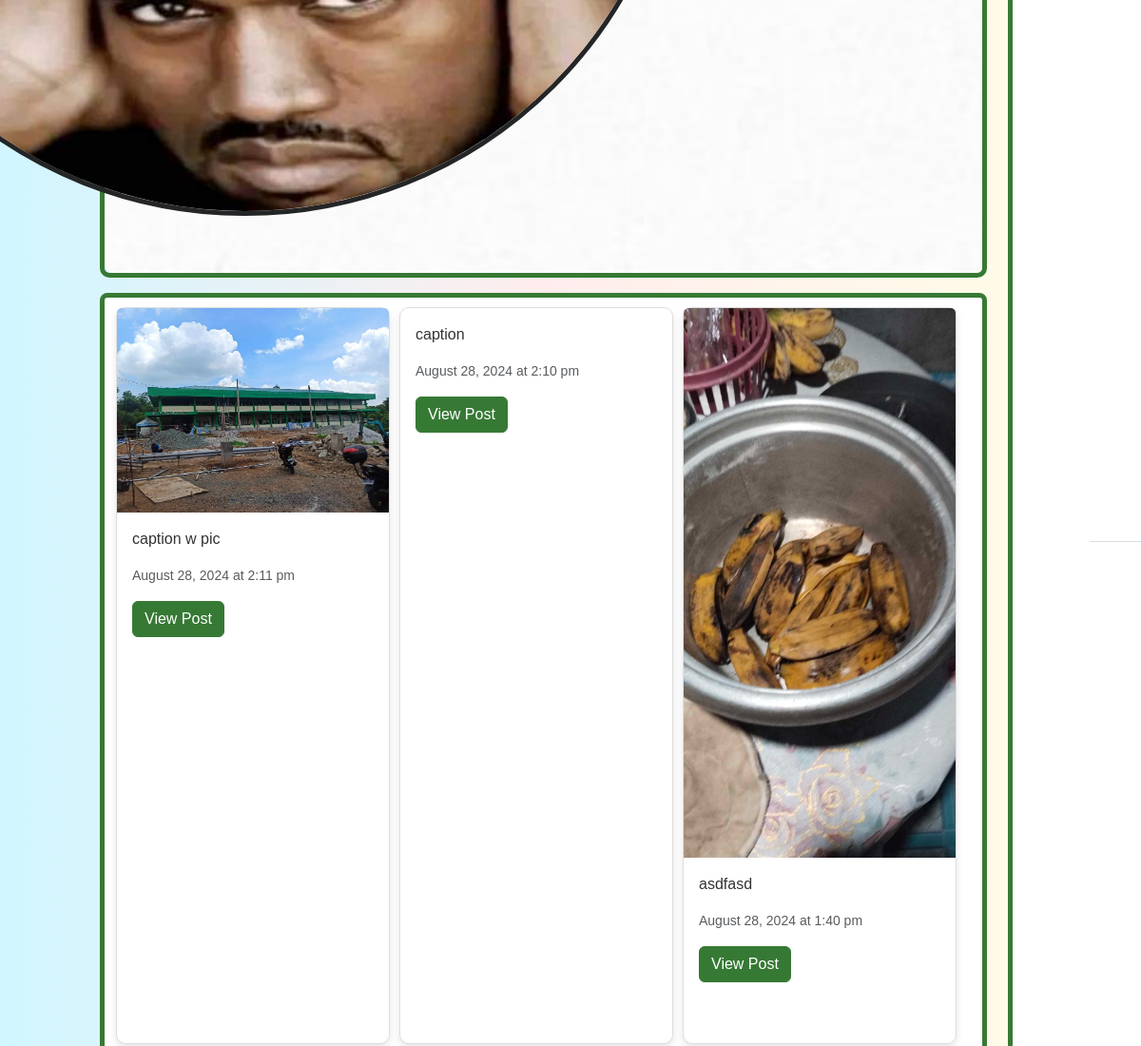
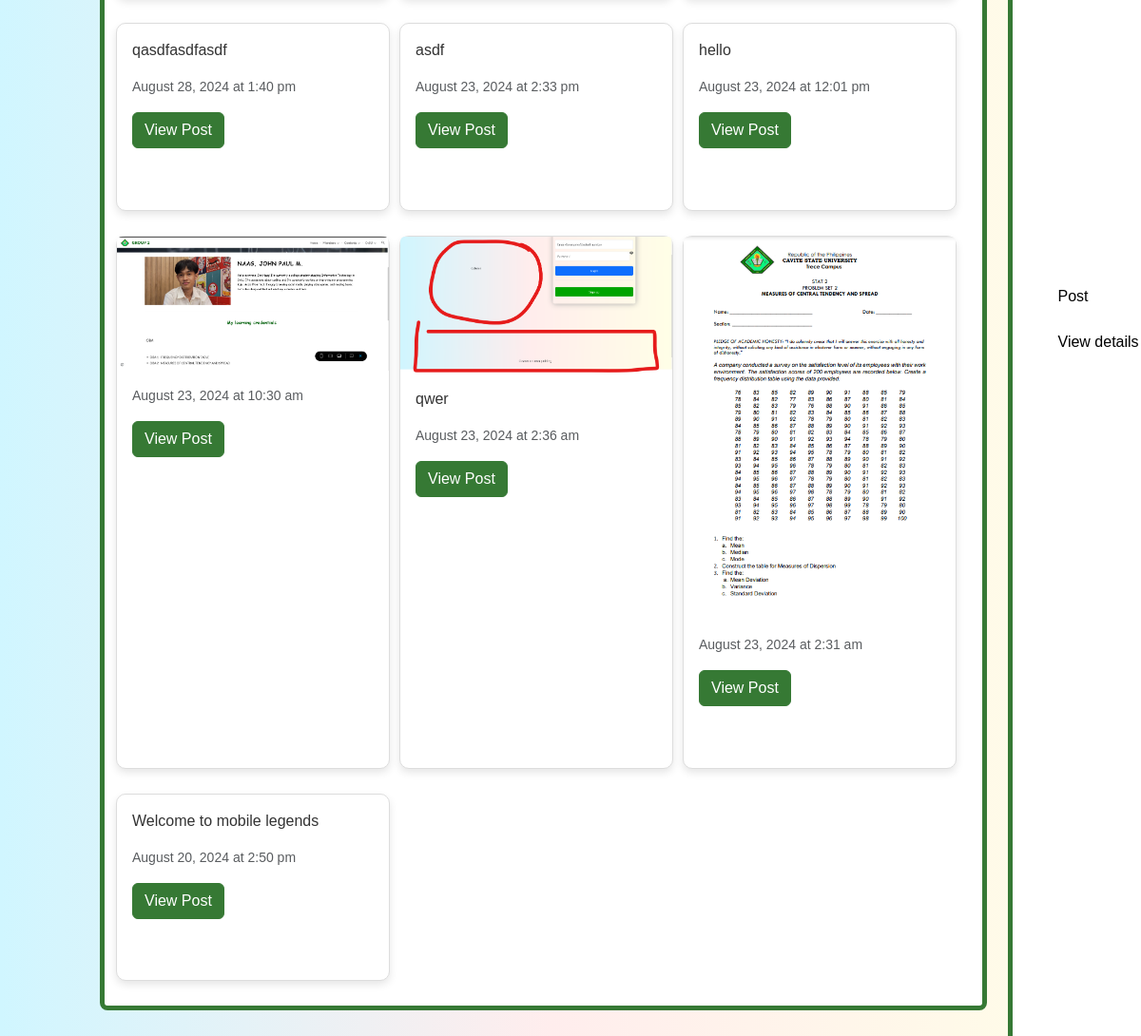
The page /users/other_profile.php?user_no=50 (signed in, lower part) on the database as committed earlier (2 pictures, top to bottom).
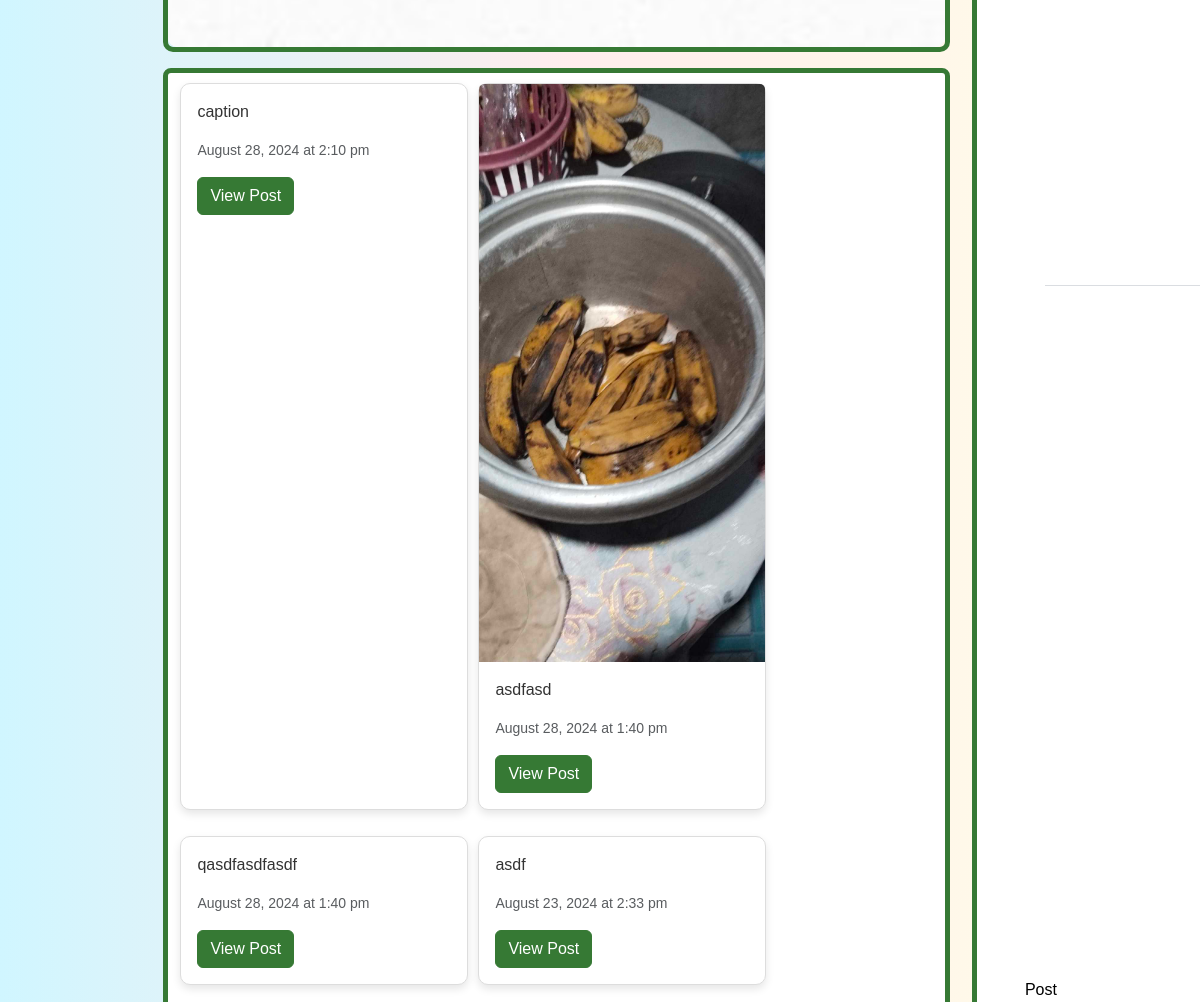
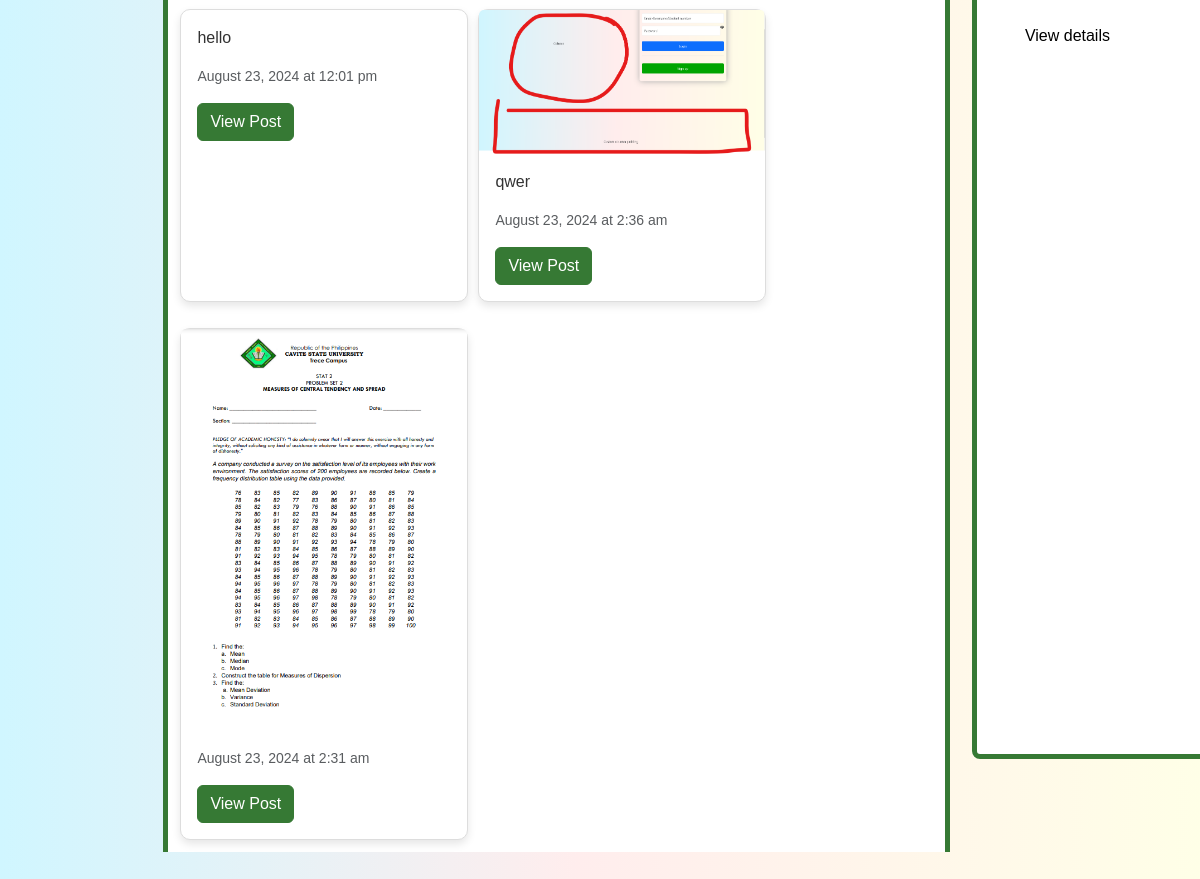
The same page on the database as committed later (2 pictures, top to bottom).
### tables this page shows
CREATE TABLE `user_registration` (
  `user_no` int(11) NOT NULL,
  `user_ip` varchar(255) NOT NULL,
  `user_ID` varchar(255) NOT NULL,
  `email` varchar(255) NOT NULL,
  `student_no` varchar(13) NOT NULL,
  `fname` varchar(255) NOT NULL,
  `lname` varchar(255) NOT NULL,
  `bday` date NOT NULL,
  `gender` varchar(20) NOT NULL,
  `coverphoto` varchar(250) NOT NULL,
  `profilepicture` varchar(250) NOT NULL,
  `created_at` timestamp NOT NULL DEFAULT current_timestamp(),
  `updated_at` timestamp NOT NULL DEFAULT current_timestamp() ON UPDATE current_timestamp(),
  `user_password` varchar(255) NOT NULL
);

CREATE TABLE `posts` (
  `post_id` int(11) NOT NULL,
  `user_no` int(11) DEFAULT NULL,
  `relation` varchar(10) DEFAULT NULL,
  `services` varchar(10) DEFAULT NULL,
  `caption` text DEFAULT NULL,
  `postphoto` varchar(255) DEFAULT NULL,
  `timestamp` timestamp NOT NULL DEFAULT current_timestamp(),
  `deleted_at` timestamp NULL DEFAULT NULL
);

### include/profileincluded/otherusers/otherposts.php (the view, shortened to what the changed rows need)
<?php if (!empty($posts)): ?>
    <?php foreach ($posts as $post): ?>
        <?php
        $timestamp = htmlspecialchars($post['timestamp']);
        $postphoto = htmlspecialchars($post['postphoto']);
        $caption = htmlspecialchars($post['caption']);
        $dateTime = new DateTime($timestamp);
        $formattedDate = $dateTime->format('F j, Y');
        $formattedTime = $dateTime->format('g:i a');
        $hasText = !empty(trim($caption));
        $hasImage = !empty(trim($postphoto));
        ?>
        <div class="card" style="width: 18rem;">
            <?php if ($hasImage): ?>
                <img src="../include/posts_images/<?php echo $postphoto; ?>" class="card-img-top" alt="Post Image">
            <?php endif; ?>
            <div class="card-body">
                <?php if ($hasText): ?>
                    <p class="card-text"><?php echo nl2br(htmlspecialchars($caption)); ?></p>
                <?php endif; ?>
                <p class="card-text"><small class="text-muted"><?php echo $formattedDate . ' at ' . $formattedTime; ?></small></p>
                <a href="#" class="btn btn-primary">View Post</a>
            </div>
        </div>
    <?php endforeach; ?>
<?php else: ?>
    <p>No posts available.</p>
<?php endif; ?>

### users/other_profile.php (shortened to what the changed rows need)
<?php
require_once '../include/connect.php';
require_once '../include/bootsrap.php';
$other_user_no = isset($_GET['user_no']) ? intval($_GET['user_no']) : null;
if ($other_user_no !== null) {
    $sql = "SELECT profilepicture, coverphoto FROM user_registration WHERE user_no = ?";
    $stmt = $con->prepare($sql);
    $stmt->bind_param("i", $other_user_no);
    $stmt->execute();
    $result = $stmt->get_result();
    if ($row = $result->fetch_assoc()) {
        $other_profilepicture = htmlspecialchars($row['profilepicture'], ENT_QUOTES, 'UTF-8');
    } else {
        $other_profilepicture = 'profile.jpg';
        $other_coverphoto = 'default_coverphoto.jpg';
    }
} else {
    $other_profilepicture = 'profile.jpg';
    $other_coverphoto = 'default_coverphoto.jpg';
}
if ($other_user_no) {
    $posts = [];
    $query = "SELECT * FROM posts WHERE user_no = ? AND deleted_at IS NULL ORDER BY timestamp DESC";
    $stmt = $con->prepare($query);
    $stmt->bind_param('i', $other_user_no);
    $stmt->execute();
    $result = $stmt->get_result();
    while ($post = $result->fetch_assoc()) {
        $posts[] = $post;
    }
}
$showPosts = !isset($_GET['othereditdetails']);
?>
<!DOCTYPE html>
<html lang="en">
<head>
    <link rel="stylesheet" href="profile.css?v=1">
</head>
<body>
    <div class="container-fluid body" id="body">
        <div class="container-fluid bodyprof">
            <div class="container-fluid grid2">
                <div class="container-fluid gri1cont">
                    <div class="container-fluid header">
                        <div class="container-fluid profilecontainer">
                            <img src="../users/images/profilepicture/<?php echo htmlspecialchars($other_profilepicture); ?>" alt="Profile Photo">
                        </div>
                    </div>
                    <div class="container-fluid content">
                        <div class="container-fluid contcontent">
                            <?php
                            if ($showPosts) {
                                if (count($posts) > 0) {
                                    include '../include/profileincluded/otherusers/otherposts.php';
                                } else {
                                    echo "<div class='container-fluid nopostavailable'><p>No posts available</p></div>";
                                }
                            }
                            ?>
                        </div>
                    </div>
                </div>
            </div>
        </div>
    </div>
</body>
</html>

Rows that differ between the two databases and show on the page:
no longer on this page (row unchanged): user_registration: profilepicture (picture)
no longer on this page (row edited): posts: postphoto (picture), caption "caption w pic", timestamp "August 28, 2024", timestamp "2:11 pm"
no longer on this page (row edited): posts: postphoto (picture), timestamp "August 23, 2024", timestamp "10:30 am"
no longer on this page (row edited): posts: caption "Welcome to mobile legends", timestamp "August 20, 2024", timestamp "2:50 pm"
